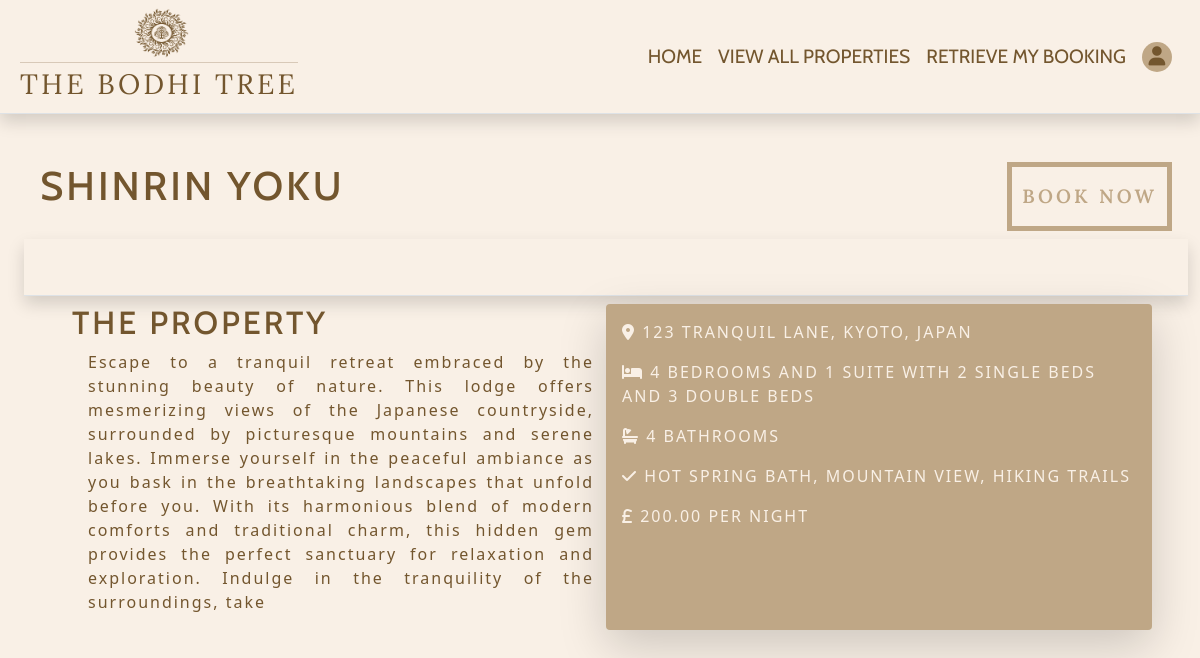
Page /property/1/ on the committed database.
### property/models.py (models this page shows, shortened)
class Property(models.Model):
    class Meta:
        verbose_name_plural = 'Properties'
    name = models.CharField(max_length=50)
    description = models.TextField(max_length=500, null=True, blank=True)
    address = models.CharField(max_length=80)
    city = models.CharField(max_length=40)
    country = CountryField()
    single_beds = models.IntegerField(null=True, blank=True)
    double_beds = models.IntegerField(null=True, blank=True)
    rooms = models.IntegerField(null=True, blank=True)
    suites = models.IntegerField(null=True, blank=True)
    bathrooms = models.IntegerField(null=True, blank=True)
    amenities = models.ManyToManyField(Amenity, blank=True)
    is_available = models.BooleanField(default=True)
    price_per_night = models.DecimalField(max_digits=6, decimal_places=2)
    is_featured = models.BooleanField(default=False)
    featured_image = models.ImageField()
    def number_of_bathrooms(self):
        return self.bathrooms + self.suites

class Amenity(models.Model):
    class Meta:
        verbose_name_plural = 'Amenities'
    name = models.CharField(max_length=20)
    def __str__(self):
        return self.name.replace('_', ' ')

### property/views.py (the view)
def property_details(request, property_id):
    property = get_object_or_404(Property, pk=property_id)
    amenities = property.amenities.all()
    template = 'property/property_details.html'
    context = {
        'property': property,
        'amenities': amenities
    }
    return render(request, template, context)

### property/templates/property/property_details.html (shortened to what this page needs)
{% extends 'base.html' %}
{% block content %}
    <section>
        <div class="container-fluid">
            <div class="row pt-5 px-3 pb-2">
                <div class="col-9">
                    <h1 class="custom-text-dark">{{ property.name }}</h1>
                </div>
                <div class="col-3 d-flex flex-row-reverse">
                    <a href="{% url 'booking' property.id %}" class="action-btn font-logo">Book Now</a>
                </div>
            </div>
            <div class="p-3 border-bottom shadow" style="--bs-border-opacity: .7;">
            </div>
            <div class="row custom-text-dark px-5 pt-2">
                <div class="col-12 col-md-6">
                    <h2>The Property</h2>
                    <p class="custom-text-dark description text-space ps-3">{{ property.description }}</p>
                </div>
                <div class="col-12 col-md-6 p-3 custom-bg-dark custom-text-light rounded-1 shadow-lg text-space text-uppercase align-middle">
                    <div class="col pb-3">
                            <i class="fa-sharp fa-solid fa-location-dot"></i> {{ property.address }}, {{ property.city }}, {{ property.country.name }}
                    </div>
                    <div class="col pb-3">
                        <i class="fa-sharp fa-solid fa-bed"></i> {{ property.rooms }} bedrooms and {{ property.suites }} suite{% if property.suites > 1 %}s{% endif %} with {{ property.single_beds }} single bed{% if property.single_beds > 1 %}s{% endif %} and {{ property.double_beds }} double bed{% if property.double_beds > 1 %}s{% endif %}
                    </div>
                    <div class="col pb-3">
                        <i class="fa-sharp fa-solid fa-bath"></i> {{ property.number_of_bathrooms }} bathrooms
                    </div>
                    <div class="col pb-3">
                        <i class="fa-sharp fa-solid fa-check"></i> {% for amenity in amenities %}{{ amenity }}{% if not forloop.last %}, {% endif %} {% endfor %}
                    </div>
                    <div class="col pb-3">
                        <i class="fa-sharp fa-solid fa-sterling-sign"></i> {{ property.price_per_night }} per night
                    </div>
                </div>
            </div>
        </div>
    </section>
{% endblock %}

### static/css/base.css (style rules this page uses)
body { background-color: #f9f0e6 !important; color: #73562e; font-family: 'Cabin', sans-serif; }
section { position: absolute; }
.custom-text-light { color: #f9f0e6; }
.custom-text-dark, .nav-item * { color: #73562e !important; }
.font-logo { font-family: 'Lora', serif !important; letter-spacing: .2rem; text-transform: uppercase; }
h1, h2, h3 { text-transform: uppercase; letter-spacing: 3px; font-family: 'Cabin', sans-serif; }
.action-btn { text-align: center; text-transform: uppercase; font-family: 'Cabin', sans-serif; border: 5px solid #bfa786; color: #bfa786; font-weight: 600; font-size: 1.2rem; text-decoration: none; padding: 15px 10px 15px 10px; margin-left: auto; transition: 0.5s ease; }
.description { text-align: justify; }
.text-space { letter-spacing: 2px; }
.custom-bg-dark { background-color: #bfa786; }

### rows in the picture
Property: name "SHINRIN YOKU", description "Escape to a tranquil retreat embraced by the stunning beauty of nature. This lodge offers mesmerizing views of the Japanese countryside, surrounded by picturesque mountains and serene lakes. Immerse yourself in the peaceful ambiance as you bask in the breathtaking landscapes that unfold before you. With its harmonious blend of modern comforts and traditional charm, this hidden gem provides the perfect sanctuary for relaxation and exploration. Indulge in the tranquility of the surroundings, take", address "123 TRANQUIL LANE", city "KYOTO", country.name "JAPAN", rooms "4", suites "1", single_beds "2", double_beds "3", number_of_bathrooms "4", price_per_night "200.00"
Amenity: name "HOT SPRING BATH"
Amenity: name "MOUNTAIN VIEW"
Amenity: name "HIKING TRAILS"
